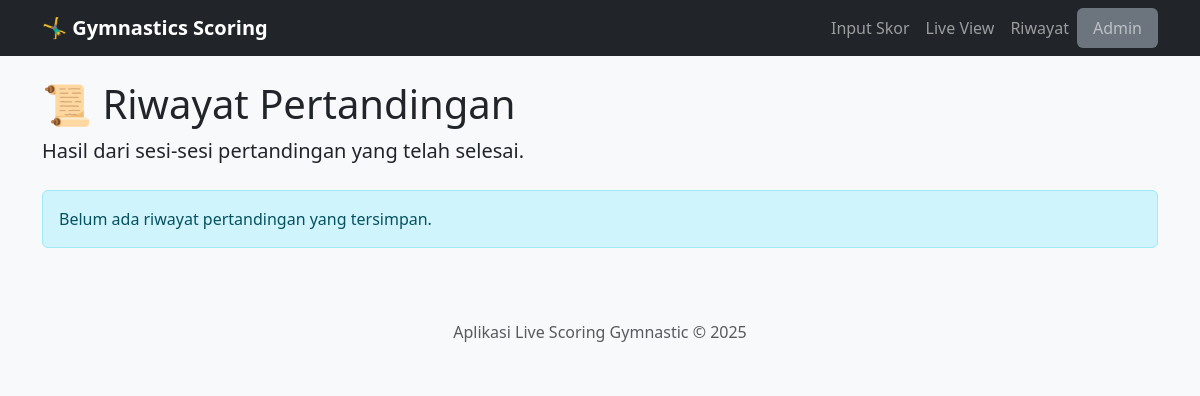
Before: /history with the older database file.
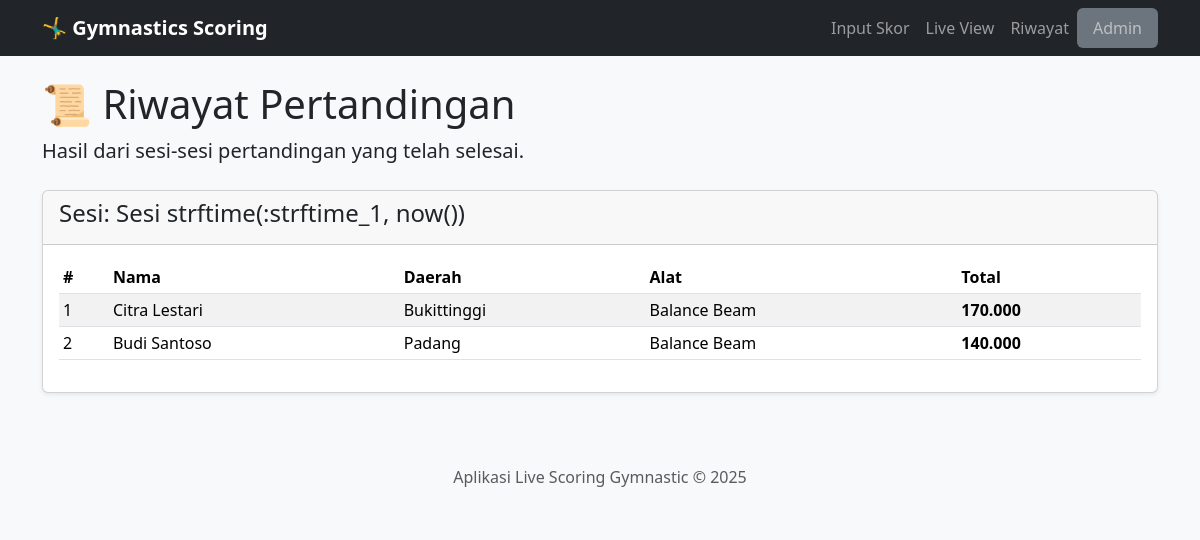
After: the same page with the newer database file.
### app.py (models this page shows)
class Skor(db.Model):
    id = db.Column(db.Integer, primary_key=True)
    peserta_id = db.Column(db.Integer, db.ForeignKey('peserta.id'), nullable=False)
    kategori_id = db.Column(db.Integer, db.ForeignKey('kategori.id'), nullable=False)
    grup_id = db.Column(db.Integer, db.ForeignKey('grup.id'), nullable=False)
    alat_id = db.Column(db.Integer, db.ForeignKey('alat.id'), nullable=False)
    nilai_d = db.Column(db.Float, nullable=False, default=0.0)
    nilai_e = db.Column(db.Float, nullable=False, default=0.0)
    nilai_a = db.Column(db.Float, nullable=False, default=0.0)
    penalti = db.Column(db.Float, nullable=False, default=0.0)
    total_nilai = db.Column(db.Float, nullable=False, default=0.0)
    waktu_input = db.Column(db.DateTime, server_default=func.now())
    sesi_pertandingan = db.Column(db.String(100), default="current")
    peserta = db.relationship('Peserta')
    kategori = db.relationship('Kategori')
    grup = db.relationship('Grup')
    alat = db.relationship('Alat')

class Peserta(db.Model):
    id = db.Column(db.Integer, primary_key=True)
    nama = db.Column(db.String(150), nullable=False)
    daerah_id = db.Column(db.Integer, db.ForeignKey('daerah.id'), nullable=False)
    daerah = db.relationship('Daerah', backref=db.backref('peserta', lazy=True, cascade="all, delete-orphan"))

class Daerah(db.Model):
    id = db.Column(db.Integer, primary_key=True)
    nama = db.Column(db.String(100), unique=True, nullable=False)

class Alat(db.Model):
    id = db.Column(db.Integer, primary_key=True)
    nama = db.Column(db.String(100), unique=True, nullable=False)

### app.py (the view)
@app.route('/history')
def riwayat():
    sesi_unik = db.session.query(Skor.sesi_pertandingan).filter(Skor.sesi_pertandingan != "current").distinct().all()
    riwayat_skor = {}
    for sesi in sesi_unik:
        nama_sesi = sesi[0]
        skor_sesi = Skor.query.filter_by(sesi_pertandingan=nama_sesi).order_by(Skor.total_nilai.desc()).all()
        riwayat_skor[nama_sesi] = skor_sesi
    return render_template('riwayat.html', riwayat=riwayat_skor)

### templates/riwayat.html (shortened to what this page needs)
{% extends 'layout.html' %}
{% block content %}
<div class="mb-4">
    <h1>📜 Riwayat Pertandingan</h1>
    <p class="lead">Hasil dari sesi-sesi pertandingan yang telah selesai.</p>
</div>
{% for sesi, skor_list in riwayat.items() %}
    <div class="card shadow-sm mb-4">
        <div class="card-header">
            <h4>Sesi: {{ sesi }}</h4>
        </div>
        <div class="card-body">
            <div class="table-responsive">
                <table class="table table-sm table-striped">
                    <thead>
                        <tr>
                            <th>#</th>
                            <th>Nama</th>
                            <th>Daerah</th>
                            <th>Alat</th>
                            <th>Total</th>
                        </tr>
                    </thead>
                    <tbody>
                        {% for s in skor_list %}
                        <tr>
                            <td>{{ loop.index }}</td>
                            <td>{{ s.peserta.nama }}</td>
                            <td>{{ s.peserta.daerah.nama }}</td>
                            <td>{{ s.alat.nama }}</td>
                            <td><strong>{{ "%.3f"|format(s.total_nilai) }}</strong></td>
                        </tr>
                        {% endfor %}
                    </tbody>
                </table>
            </div>
        </div>
    </div>
{% else %}
    <div class="alert alert-info">Belum ada riwayat pertandingan yang tersimpan.</div>
{% endfor %}
{% endblock %}

### templates/layout.html (shortened to what this page needs)
<!doctype html>
<html lang="id">
<head>
    <link href="https://cdn.jsdelivr.net/npm/bootstrap@5.3.3/dist/css/bootstrap.min.css" rel="stylesheet">
    <link rel="stylesheet" href="{{ url_for('static', filename='css/style.css') }}">
</head>
<body>
    <nav class="navbar navbar-expand-lg navbar-dark bg-dark">
        <div class="container">
            <a class="navbar-brand" href="{{ url_for('input_skor') }}">🤸‍♂️ Gymnastics Scoring</a>
            <div class="collapse navbar-collapse" id="navbarNav">
                <ul class="navbar-nav ms-auto">
                    <li class="nav-item">
                        <a class="nav-link" href="{{ url_for('input_skor') }}">Input Skor</a>
                    </li>
                    <li class="nav-item">
                        <a class="nav-link" href="{{ url_for('live_view') }}" target="_blank">Live View</a>
                    </li>
                    <li class="nav-item">
                        <a class="nav-link" href="{{ url_for('riwayat') }}">Riwayat</a>
                    </li>
                    <li class="nav-item">
                        <a class="nav-link bg-secondary rounded px-3" href="{{ url_for('admin_dashboard') }}">Admin</a>
                    </li>
                </ul>
            </div>
        </div>
    </nav>
    <main class="container mt-4">
        {% block content %}{% endblock %}
    </main>
    <footer class="text-center text-muted py-4 mt-5 bg-light">
        Aplikasi Live Scoring Gymnastic &copy; 2025
    </footer>

### static/css/style.css (style rules this page uses)
body { background-color: #f8f9fa; }
.navbar-brand { font-weight: bold; }
.card-header { font-weight: 500; }

Changed rows visible on the page:
added Skor: peserta.nama "Citra Lestari", peserta.daerah.nama "Bukittinggi", alat.nama "Balance Beam", total_nilai "170.000"
added Skor: peserta.nama "Budi Santoso", peserta.daerah.nama "Padang", alat.nama "Balance Beam", total_nilai "140.000"
Other visible differences:
new list line: "Sesi: Sesi strftime(:strftime_1, now()) # Nama Daerah Alat Total"
text no longer shown: "Belum ada riwayat pertandingan yang tersimpan."
